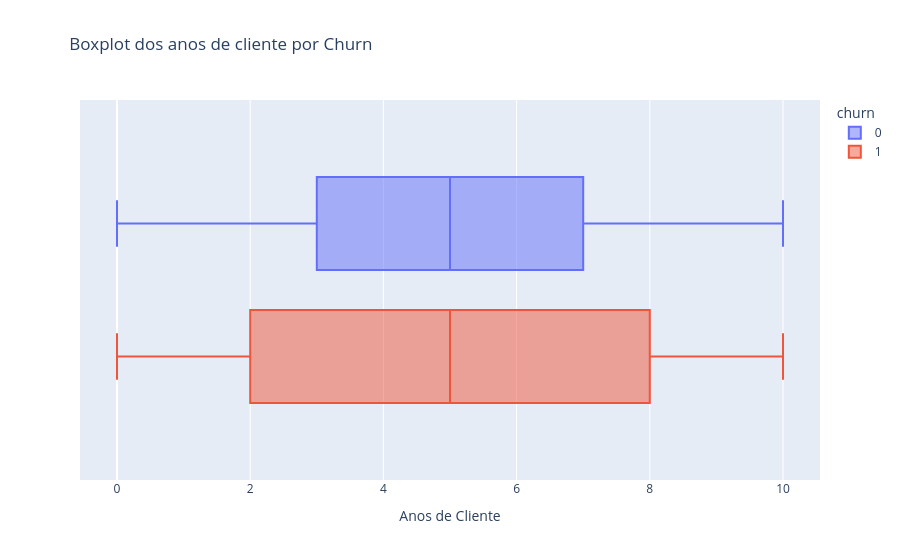

Here is the notebook cell this chart was saved with:
### Markdown cell above
Notamos uma grande diferença. A primeiro momento aparenta que uma maior idade aumenta a chance de churn

### Code cell
fig = px.box(dados, x = 'anos_de_cliente', color = 'churn',
             title = 'Boxplot dos anos de cliente por Churn',
             color_discrete_map={
                     1: '#EF553B',
                     0: '#636EFA'
             })
fig.update_layout(
    xaxis_title = 'Anos de Cliente',
    legend_traceorder='reversed',
    title_x = 0.077
)
fig.show()

### Figure 1 — Plotly figure (JSON) as saved in the notebook; plotly's stock layout.template omitted (floating-point values rounded to 4 significant figures; data arrays with more than 128 entries replaced by an {"elided": "..."} marker saying what was removed)
{"data": [{"alignmentgroup": "True", "hovertemplate": "churn=1<br>anos_de_cliente=%{x}<extra></extra>", "legendgroup": "1", "marker": {"color": "#EF553B"}, "name": "1", "notched": false, "offsetgroup": "1", "orientation": "h", "showlegend": true, "type": "box", "x": {"elided": "2037 int values"}, "x0": " ", "xaxis": "x", "y0": " ", "yaxis": "y"}, {"alignmentgroup": "True", "hovertemplate": "churn=0<br>anos_de_cliente=%{x}<extra></extra>", "legendgroup": "0", "marker": {"color": "#636EFA"}, "name": "0", "notched": false, "offsetgroup": "0", "orientation": "h", "showlegend": true, "type": "box", "x": {"elided": "7963 int values"}, "x0": " ", "xaxis": "x", "y0": " ", "yaxis": "y"}], "layout": {"boxmode": "group", "legend": {"title": {"text": "churn"}, "tracegroupgap": 0, "traceorder": "reversed"}, "title": {"text": "Boxplot dos anos de cliente por Churn", "x": 0.077}, "xaxis": {"anchor": "y", "domain": [0, 1], "title": {"text": "Anos de Cliente"}}, "yaxis": {"anchor": "x", "domain": [0, 1]}}}
